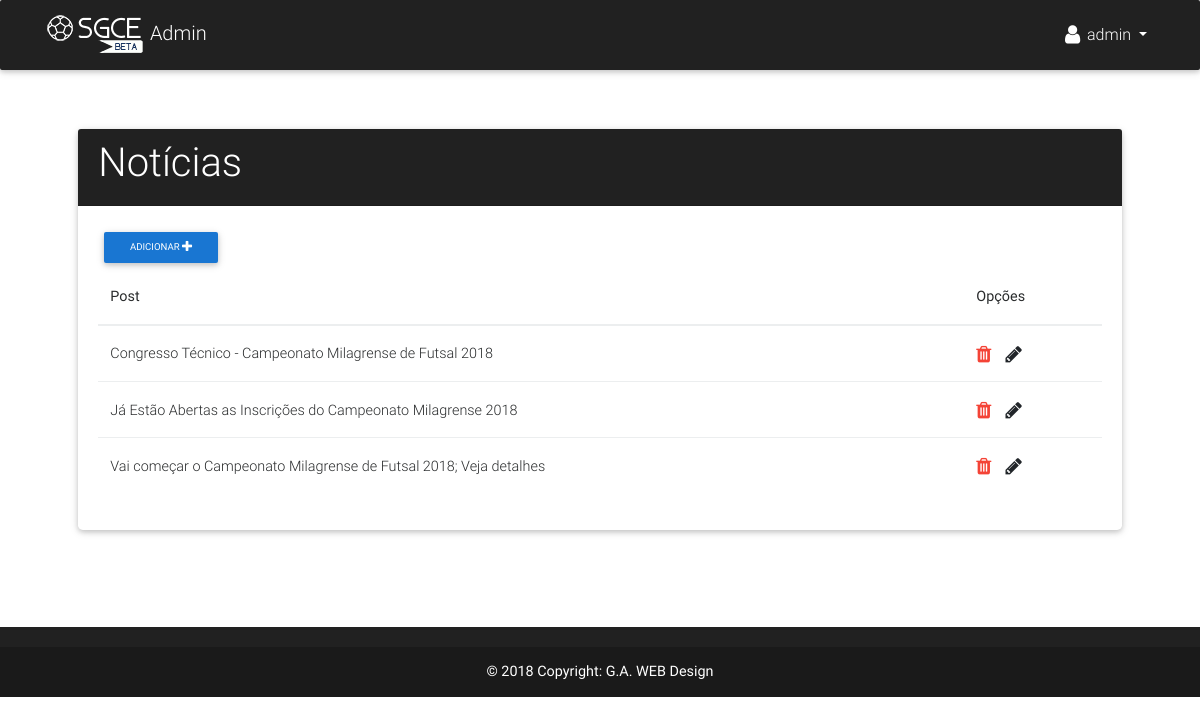
The app's page /manager/post/listar/ (signed in) with its own data.
### app/models.py (models this page shows)
class Post(models.Model):
    titulo = models.CharField('Titulo', max_length=200)
    conteudo = models.TextField('Conteudo')
    imagem = models.ImageField('Imagem', upload_to='imgPosts/', null=True)
    created_date = models.DateTimeField('Data de criação', default=timezone.now)
    def __str__(self):
        return self.titulo

### app/views.py (the view)
# urls.py: url(r'^manager/post/listar/$', post_list, name='post_list'),
@login_required(login_url='/manager/login/')
def post_list(request):
    posts = Post.objects.all().order_by('-created_date')
    return render(request, 'manager/read/listar_posts.html', {'posts':posts})

### app/templates/manager/read/listar_posts.html (shortened to what this page needs)
{% extends 'manager/base.html' %}
{% block content %}
<br><br>
<div class="row" style="padding: 3%;">
  <div class="col-lg-12">
    <div class="row justify-content-center">
      <div class="col-lg-12">
        <div class="card">
          <div class="card-header elegant-color-dark white-text">
            <h1 class="h1-responsive">Notícias</h1>
          </div>
          <div class="card-body">
            <a href="{% url 'post_create'%}" class="pull-left black-text mr-5 btn btn-blue btn-sm">
                Adicionar
                <span class="fa fa-plus fa-lg white-text"></span>
            </a>
            <div class="table-responsive">
                <table class="table">
                    <thead>
                        <th>Post</th>
                        <th>Opções</th>
                    </thead>
                    <tbody>
                        {% for post in posts %}
                        <tr>
                            <td>{{post}}</td>
                            <td>
                                <a href="{% url 'post_remove' pk=post.pk %}">
                                    <span class="fa fa-trash fa-lg red-text"></span>
                                </a>
                                <a href="{% url 'post_edit' pk=post.pk %}">
                                    <span class="fa fa-pencil fa-lg"></span>
                                </a>
                            </td>
                        </tr>
                        {% endfor %}
                    </tbody>
                </table>
            </div>
          </div>
        </div>
      </div>
    </div>
  </div>
</div>
{% endblock %}

### app/templates/manager/base.html (shortened to what this page needs)
{% load static %}
<!DOCTYPE html>
<html lang="pt-br">
<head>
  <link rel="stylesheet" href="https://maxcdn.bootstrapcdn.com/font-awesome/4.7.0/css/font-awesome.min.css">
  <link href="{% static 'css/bootstrap.min.css' %}" rel="stylesheet">
  <link href="{% static 'css/mdb.min.css' %}" rel="stylesheet">
  <link href="{% static 'css/style.css' %}" rel="stylesheet">
  <link href="https://cdnjs.cloudflare.com/ajax/libs/summernote/0.8.9/summernote-lite.css" rel="stylesheet">
</head>
<body>
  <header>
    <nav class="navbar navbar-expand-lg navbar-dark elegant-color-dark fixed-top">
      <div class="container">
        <a class="navbar-brand" href="/manager/">
          <img src="{% static 'img/logo.png' %}" alt=""> Admin
        </a>
        <div class="collapse navbar-collapse" id="navbarSupportedContent">
          {% if request.user.is_authenticated %}
          <ul class="navbar-nav nav-flex-icons">
            <li class="nav-item btn-group">
              <a class="nav-link dropdown-toggle" id="navbarDropdownMenuLink" data-toggle="dropdown" aria-haspopup="true" aria-expanded="false">
                <i class="fa fa-user fa-lg"></i>
                {{ user.username }}
              </a>
            </li>
        </ul>
        {% endif %}
        </div>
      </div>
    </nav>
  </header>
  <main>
    <div class="container">
      {% block content %} {% endblock content %}
    </div>
  </main>
  <footer class="page-footer center-on-small-only elegant-color-dark">
    <div class="footer-copyright">
      <div class="container-fluid white-text">
        <strong>© 2018 Copyright: <a href="#"> G.A. WEB Design </a></strong>
      </div>
    </div>
  </footer>
</body>
</html>

### SGCE/static/css/style.css (style rules this page uses)
main { padding-top: 3rem; padding-bottom: 2rem; }
.navbar { background-color: #414a5c; }
footer.page-footer { background-color: #414a5c; margin-top: 2rem; }
.card { font-weight: 300; }

### records on screen
Post: titulo "Congresso Técnico - Campeonato Milagrense de Futsal 2018"
Post: titulo "Já Estão Abertas as Inscrições do Campeonato Milagrense 2018"
Post: titulo "Vai começar o Campeonato Milagrense de Futsal 2018; Veja detalhes"

### other values on screen
{{ user.username }} "admin"
